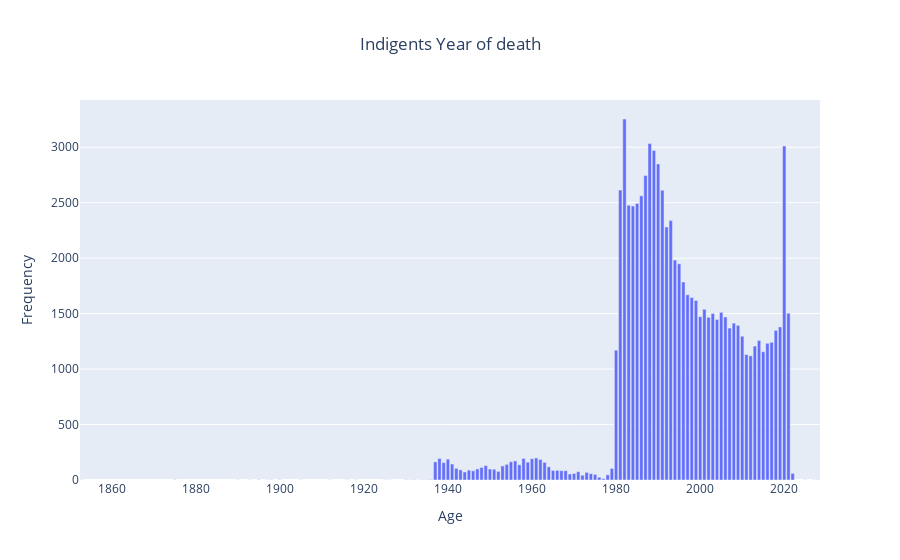

Here is the notebook cell this chart was saved with:
### Code cell
age_counts = ds_burial["Death_Year"].value_counts()

fig = px.bar(age_counts, title="Indigents Year of death")
fig.update_layout(
    xaxis_title = "Age",
    yaxis_title = "Frequency",
    title_x = 0.5,
    showlegend = False
)



fig.show()

### Figure 1 — Plotly figure (JSON) as saved in the notebook; plotly's stock layout.template omitted (floating-point values rounded to 4 significant figures)
{"data": [{"alignmentgroup": "True", "hovertemplate": "variable=Death_Year<br>index=%{x}<br>value=%{y}<extra></extra>", "legendgroup": "Death_Year", "marker": {"color": "#636efa", "pattern": {"shape": ""}}, "name": "Death_Year", "offsetgroup": "Death_Year", "orientation": "v", "showlegend": true, "textposition": "auto", "type": "bar", "x": [1982, 1988, 2020, 1989, 1990, 1987, 1981, 1991, 1986, 1985, 1983, 1984, 1993, 1992, 1994, 1995, 1996, 1997, 1998, 1999, 2001, 2005, 2021, 2003, 2000, 2006, 2002, 2004, 2008, 2009, 2019, 2007, 2018, 2010, 2014, 2017, 2016, 2013, 1980, 2015, 2011, 2012, 1961, 1958, 1938, 1960, 1940, 1962, 1956, 1955, 1937, 1959, 1963, 1939, 1941, 1954, 1957, 1949, 1953, 1964, 1948, 1942, 1979, 1947, 1950, 1951, 1943, 1945, 1966, 1965, 1968, 1967, 1946, 1952, 1971, 1944, 1973, 2022, 1970, 1974, 1969, 1975, 1978, 1972, 1976, 1977, 1936, 1875, 1898, 2028, 1934, 1895, 1930, 1932, 1900, 1935, 1897, 1905, 1853, 1890, 1933, 1926, 2027, 1931, 1893, 1918, 1916, 1912, 1925, 2025], "xaxis": "x", "y": [3254, 3033, 3011, 2971, 2849, 2745, 2614, 2612, 2562, 2492, 2477, 2469, 2338, 2281, 1983, 1949, 1784, 1670, 1645, 1618, 1538, 1511, 1504, 1501, 1472, 1470, 1466, 1447, 1414, 1394, 1380, 1369, 1349, 1296, 1258, 1241, 1232, 1207, 1170, 1156, 1131, 1119, 199, 194, 194, 192, 188, 185, 172, 165, 163, 161, 159, 157, 144, 141, 137, 130, 127, 119, 113, 105, 104, 100, 99, 97, 91, 89, 87, 86, 84, 84, 83, 78, 75, 72, 69, 60, 59, 57, 54, 51, 47, 43, 25, 12, 4, 2, 2, 2, 2, 2, 2, 2, 2, 2, 1, 1, 1, 1, 1, 1, 1, 1, 1, 1, 1, 1, 1, 1], "yaxis": "y"}], "layout": {"barmode": "relative", "legend": {"title": {"text": "variable"}, "tracegroupgap": 0}, "showlegend": false, "title": {"text": "Indigents Year of death", "x": 0.5}, "xaxis": {"anchor": "y", "domain": [0, 1], "title": {"text": "Age"}}, "yaxis": {"anchor": "x", "domain": [0, 1], "title": {"text": "Frequency"}}}}
